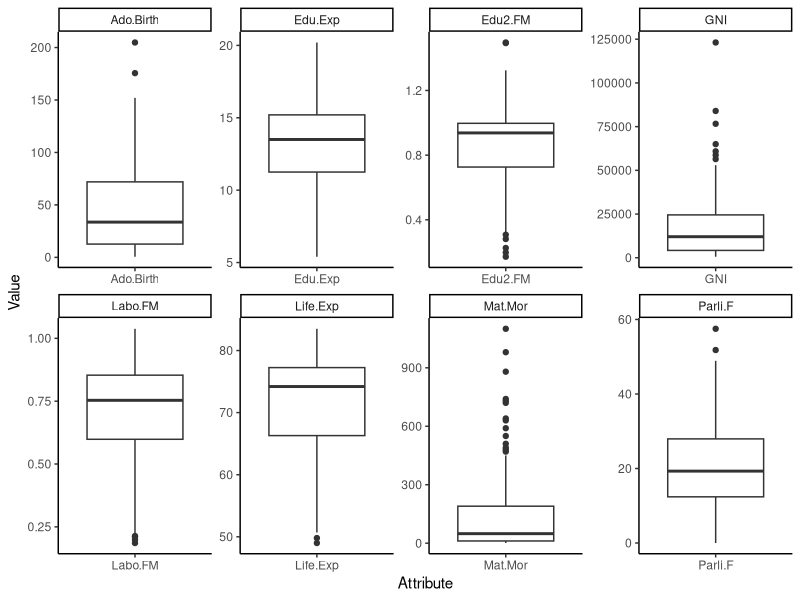
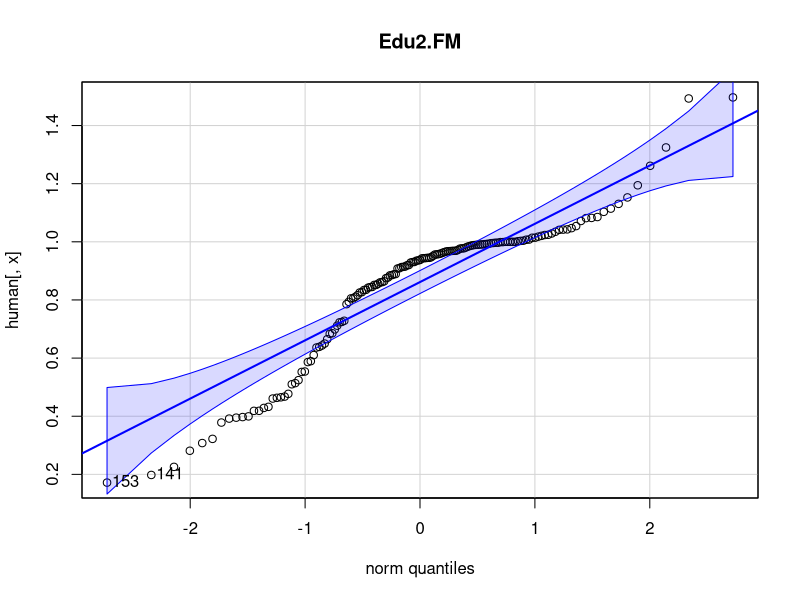
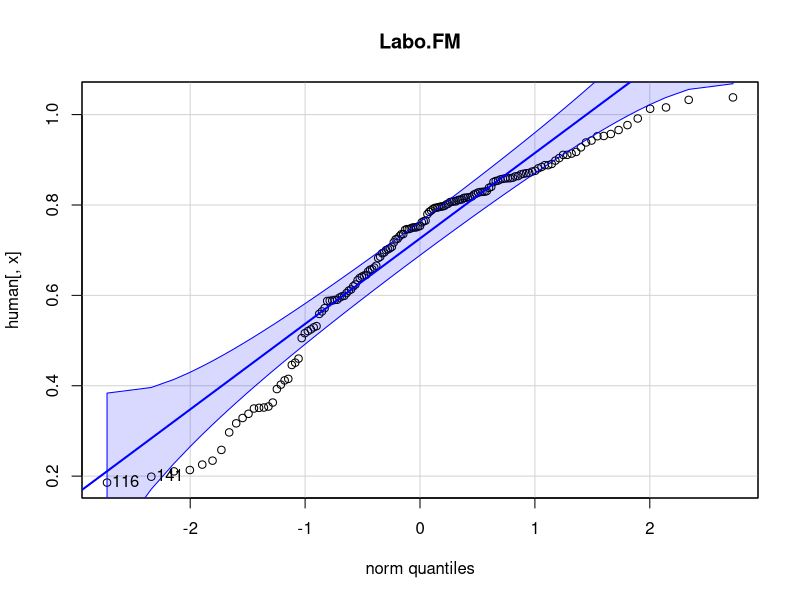
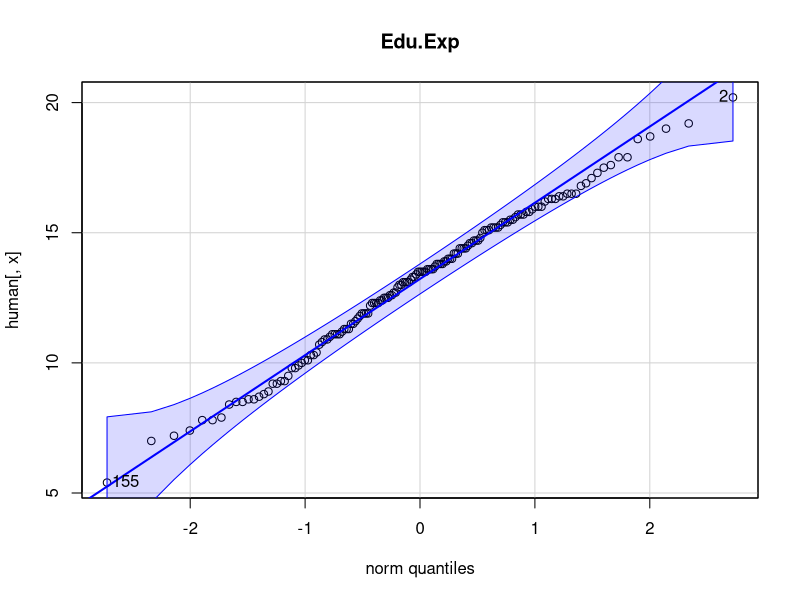
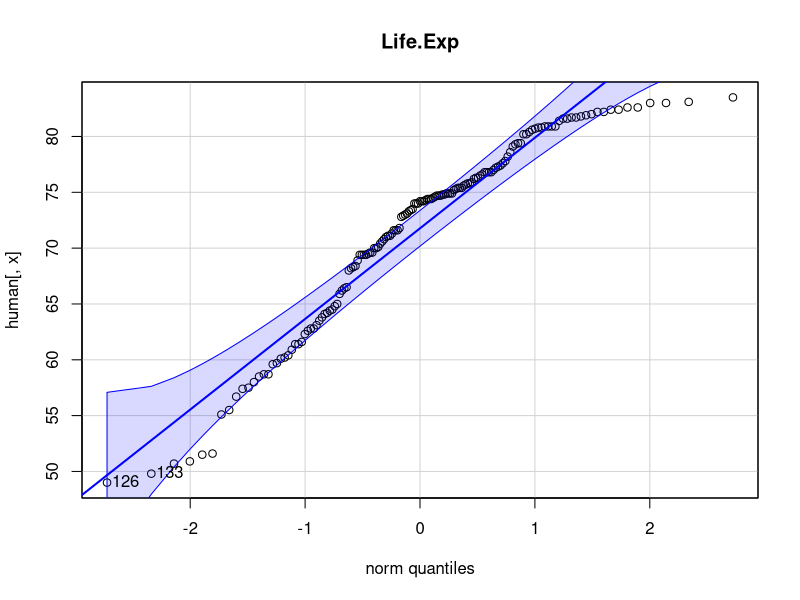
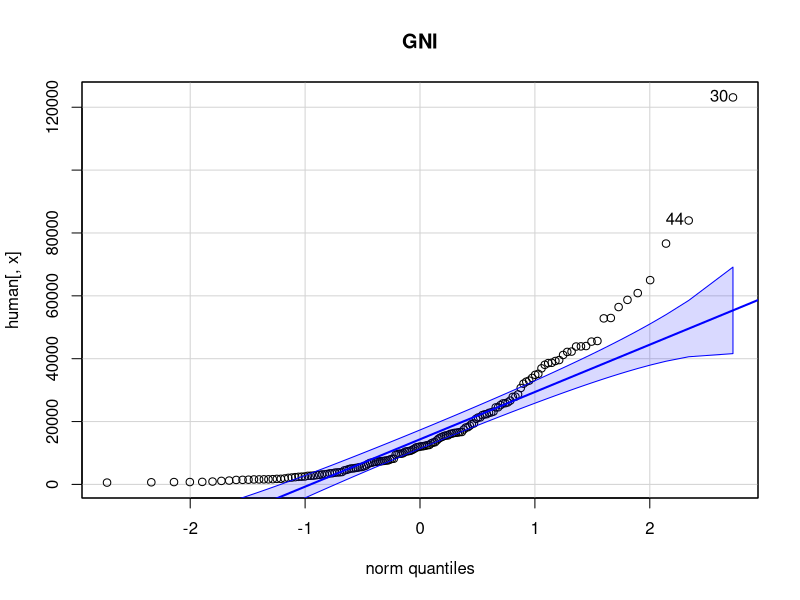
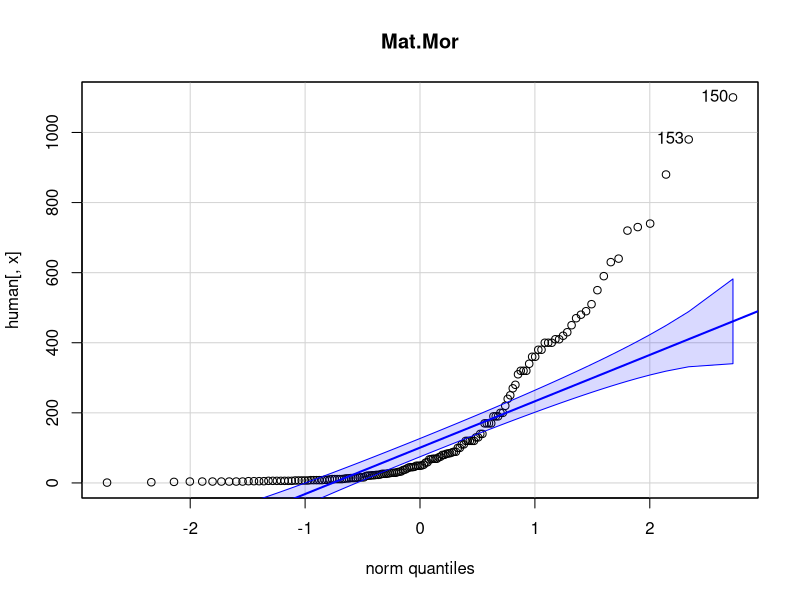
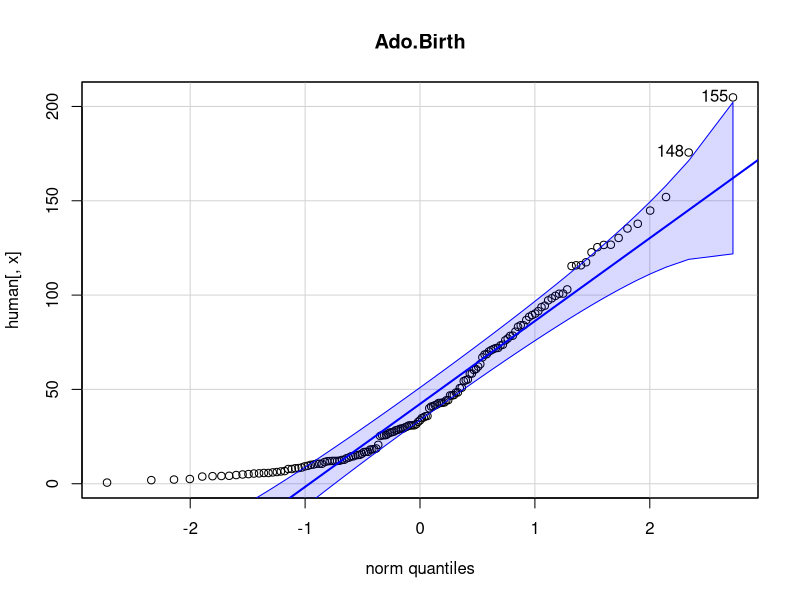

Recreate these plots in R, in order.
## ---- chunk 1
date()
## ---- chunk 2

knitr::opts_knit$set(root.dir ="C:/Users/ramosgon/OneDrive - University of Helsinki/Courses/OpenDataScience/IODS-project/Data")

library(tidyverse)
library(car)
library(GGally)
library(FactoMineR)

## ---- chunk 3

human <- read.csv("human_base.csv", header = T, sep = ",")

## ---- chunk 4

human$GNI <- human$GNI %>%
  gsub(",","", x = .) %>%
  as.numeric

## ---- chunk 5

keep <- c("Country", "Edu2.FM", "Labo.FM", "Edu.Exp", "Life.Exp",
          "GNI", "Mat.Mor", "Ado.Birth", "Parli.F")

human <- human %>%
  select(one_of(keep))

human_ <- human %>% 
  filter(complete.cases(human))

## ---- chunk 6

tail(human_, 10)

last <- nrow(human_) - 7

human_ <- human_[1:last, ]

rownames(human_) <- human_$Country

human <- human_[,-1]

## ---- chunk 7

dim(human)

str(human)

summary(human)

## ---- chunk 8

human %>% rownames_to_column(var = "Country") %>%
  pivot_longer(cols = c(-1), names_to = "Attribute", values_to = "Value") %>%
  ggplot(aes(x = Attribute, y = Value)) +
  geom_boxplot() +
  facet_wrap("Attribute", scales = "free", nrow = 2) +
  theme_classic()

## ---- chunk 9

colnames(human) %>% sapply(function(x){
  qqPlot(human[,x], main = x)
})

## ---- chunk 10

human %>%
  ggpairs(mapping = aes(alpha = 0.3))

human %>%
  ggcorr(method = c("everything", "pearson"))

## ---- chunk 11

pca_human <- prcomp(human)

s <- summary(pca_human)
s

## ---- chunk 12

pca_pr <- round(100*s$importance[2,], digits = 2) 

biplot(pca_human, choices = 1:2, cex = c(0.8, 1), col = c("grey40", "deeppink2"))

## ---- chunk 13

human_std <- scale(human)

pca_human <- prcomp(human_std)

s <- summary(pca_human)
s

## ---- chunk 14

pca_pr <- round(100*s$importance[2,], digits = 2) 

biplot(pca_human, choices = 1:2, cex = c(0.8, 1), col = c("grey40", "deeppink2"))

## ---- chunk 15

data(tea)

dim(tea)

str(tea)

summary(tea)

## ---- chunk 16

tea %>%
  select(-age) %>%
  pivot_longer(cols = c(-sex), names_to = "Attribute", values_to = "Value") %>%
  ggplot(aes(Value, fill = sex)) +
  facet_wrap("Attribute", scales = "free") +
  geom_bar(position = "dodge",alpha = 0.4) +
  theme(axis.text.x = element_text(angle = 45, hjust = 1, size = 8))

## ---- chunk 17

mca <- tea %>%
  select(-age) %>% 
  MCA(graph = FALSE)

summary(mca)

## ---- chunk 18

plot(mca, invisible=c("ind"), habillage = "quali")
